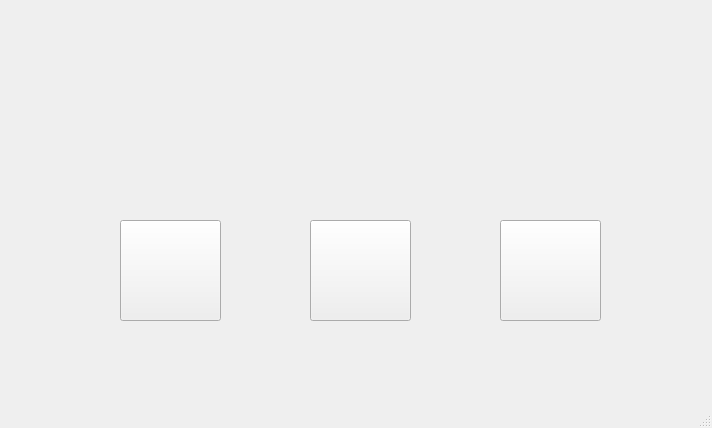
<?xml version="1.0" encoding="UTF-8"?>
<ui version="4.0">
 <class>MainWindow</class>
 <widget class="QMainWindow" name="MainWindow">
  <property name="geometry">
   <rect>
    <x>0</x>
    <y>0</y>
    <width>712</width>
    <height>428</height>
   </rect>
  </property>
  <property name="windowTitle">
   <string>MainWindow</string>
  </property>
  <property name="tabShape">
   <enum>QTabWidget::Rounded</enum>
  </property>
  <widget class="QWidget" name="centralwidget">
   <widget class="QLabel" name="logoLabel">
    <property name="geometry">
     <rect>
      <x>130</x>
      <y>10</y>
      <width>461</width>
      <height>91</height>
     </rect>
    </property>
    <property name="text">
     <string/>
    </property>
   </widget>
   <widget class="QPushButton" name="homeButton">
    <property name="geometry">
     <rect>
      <x>120</x>
      <y>220</y>
      <width>101</width>
      <height>101</height>
     </rect>
    </property>
    <property name="autoFillBackground">
     <bool>false</bool>
    </property>
    <property name="text">
     <string/>
    </property>
    <property name="iconSize">
     <size>
      <width>101</width>
      <height>101</height>
     </size>
    </property>
   </widget>
   <widget class="QPushButton" name="plusButton">
    <property name="geometry">
     <rect>
      <x>310</x>
      <y>220</y>
      <width>101</width>
      <height>101</height>
     </rect>
    </property>
    <property name="text">
     <string/>
    </property>
    <property name="iconSize">
     <size>
      <width>101</width>
      <height>101</height>
     </size>
    </property>
   </widget>
   <widget class="QPushButton" name="statButton">
    <property name="geometry">
     <rect>
      <x>500</x>
      <y>220</y>
      <width>101</width>
      <height>101</height>
     </rect>
    </property>
    <property name="text">
     <string/>
    </property>
    <property name="iconSize">
     <size>
      <width>101</width>
      <height>101</height>
     </size>
    </property>
   </widget>
  </widget>
  <widget class="QMenuBar" name="menubar">
   <property name="geometry">
    <rect>
     <x>0</x>
     <y>0</y>
     <width>712</width>
     <height>21</height>
    </rect>
   </property>
  </widget>
  <widget class="QStatusBar" name="statusbar"/>
 </widget>
 <resources/>
 <connections/>
</ui>
